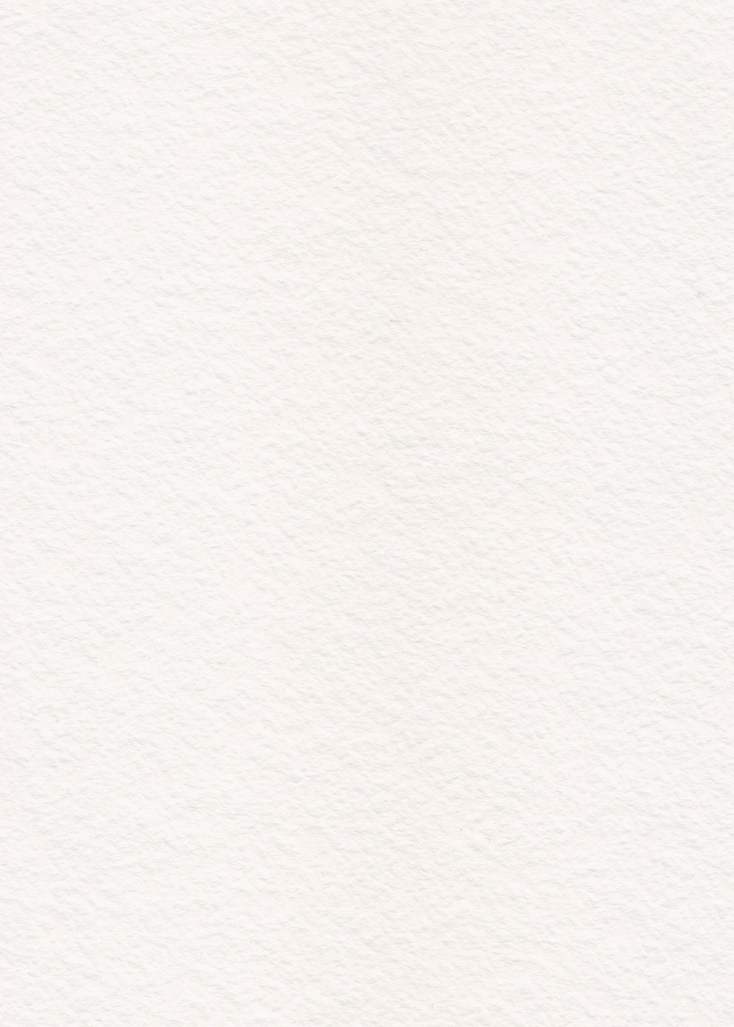
#> input picture refs/texturas/tex3-white.jpg, 2200 x 3080 px (shown at 1/3 size)
$ python procesar.py
#> lines starting #> are read from the running program, lines starting #| are printed output that depends on the picture
# -*- coding: utf-8 -*-
"""Tinta texturas reales de papel a la paleta de la boda, manteniendo la textura."""
from PIL import Image, ImageOps, ImageEnhance
import os

OUT = "C:/Users/aleja/boda-laura-y-jorge/public"
os.makedirs(OUT, exist_ok=True)

def hx(h):
    h = h.lstrip("#")
    return tuple(int(h[i:i+2], 16) for i in (0, 2, 4))

# Paleta
CREAM    = hx("f5f0e7")
BEIGE    = hx("d9ccb3")
OLIVE    = hx("56644a")
OLIVE_D  = hx("3d4735")
INK      = hx("3b3028")

def duotone(gray, shadow, mid, light):
    """Mapea gris -> duotono de 3 puntos (0, 128, 255)."""
    # construye LUT interpolando shadow->mid->light
    lut_r, lut_g, lut_b = [], [], []
    for i in range(256):
        if i < 128:
            t = i / 128.0
            r = shadow[0] + (mid[0]-shadow[0])*t
            g = shadow[1] + (mid[1]-shadow[1])*t
            b = shadow[2] + (mid[2]-shadow[2])*t
        else:
            t = (i-128) / 127.0
            r = mid[0] + (light[0]-mid[0])*t
            g = mid[1] + (light[1]-mid[1])*t
            b = mid[2] + (light[2]-mid[2])*t
        lut_r.append(int(r)); lut_g.append(int(g)); lut_b.append(int(b))
    return gray.point(lut_r*1), gray.point(lut_g), gray.point(lut_b)

def tint(src, out_name, shadow, mid, light, contrast=1.0, size=None):
#> called with src = 'tex3-white.jpg', out_name = 'paper-linen.jpg', shadow = (217, 204, 179), mid = (245, 240, 231), light = (251, 247, 240), contrast = 0.85, size = (1400, 1980)
    img = Image.open(src).convert("L")
    if contrast != 1.0:
        img = ImageEnhance.Contrast(img).enhance(contrast)
    # normaliza histograma suavemente
    img = ImageOps.autocontrast(img, cutoff=1)
    r, g, b = duotone(img, shadow, mid, light)
    out = Image.merge("RGB", (r, g, b))
    if size:
        out = out.resize(size, Image.LANCZOS)
#> out: PIL image 1400x1980 RGB
    path = os.path.join(OUT, out_name)
    out.save(path, "JPEG", quality=88, optimize=True)
    print(f"  {out_name}  {out.size}  {os.path.getsize(path)//1024}KB")
#|   paper-linen.jpg  (1400, 1980)  520KB

print("Generando texturas tintadas...")

# 1. Fondo principal de las cards — crema limpio (base: acuarela tex3)
tint("tex3-white.jpg", "paper-linen.jpg",
     shadow=BEIGE, mid=CREAM, light=hx("fbf7f0"),
     contrast=0.85, size=(1400, 1980))

# 2. Papel envejecido — para hero / detalles (base: pergamino tex1)
tint("tex1-parchment.jpg", "paper-aged.jpg",
     shadow=hx("c9b896"), mid=hx("ede4d2"), light=hx("f7f1e6"),
     contrast=0.95, size=(1400, 1980))
#> call 2 of tint, with src = 'tex1-parchment.jpg', out_name = 'paper-aged.jpg', shadow = (201, 184, 150), mid = (237, 228, 210), light = (247, 241, 230), contrast = 0.95, size = (1400, 1980)
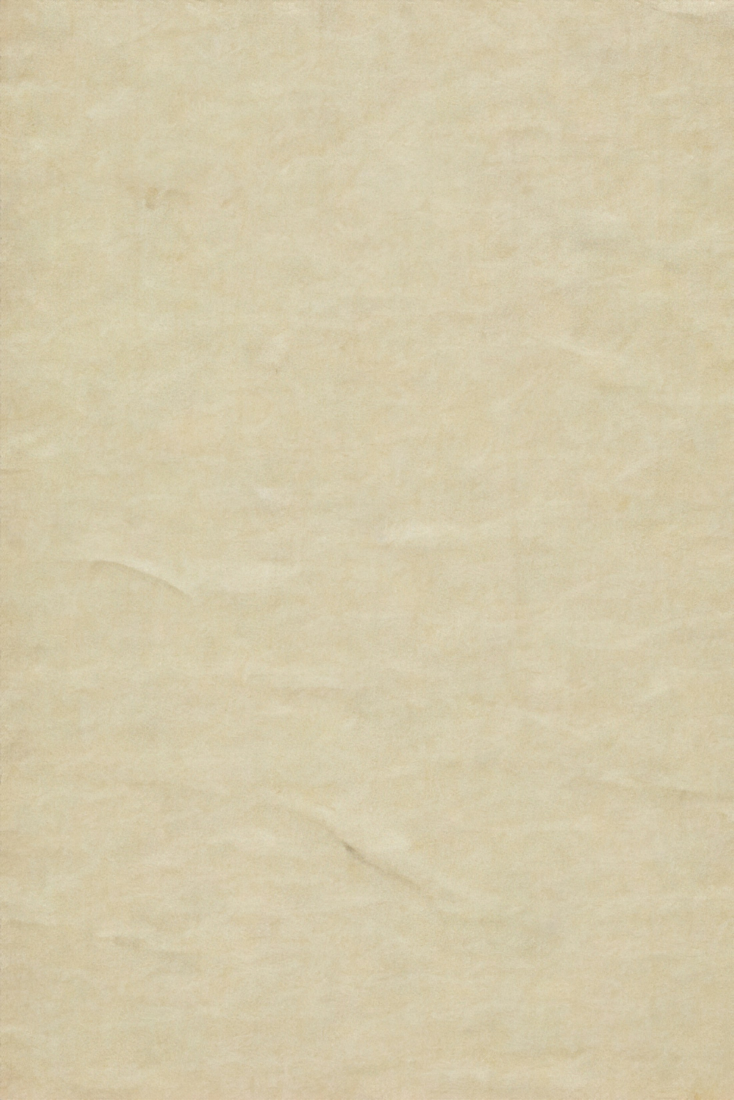
#> input picture refs/texturas/tex1-parchment.jpg, 2200 x 3300 px (shown at 1/3 size)
#|   paper-aged.jpg  (1400, 1980)  533KB

# 3. Fibras visibles cálidas (base: fibras tex2)
tint("tex2-beige.jpg", "paper-fiber.jpg",
     shadow=hx("cdbfa2"), mid=hx("e8ddc8"), light=hx("f4eee2"),
     contrast=1.0, size=(1400, 1980))
#> call 3 of tint, with src = 'tex2-beige.jpg', out_name = 'paper-fiber.jpg', shadow = (205, 191, 162), mid = (232, 221, 200), light = (244, 238, 226), contrast = 1, size = (1400, 1980)
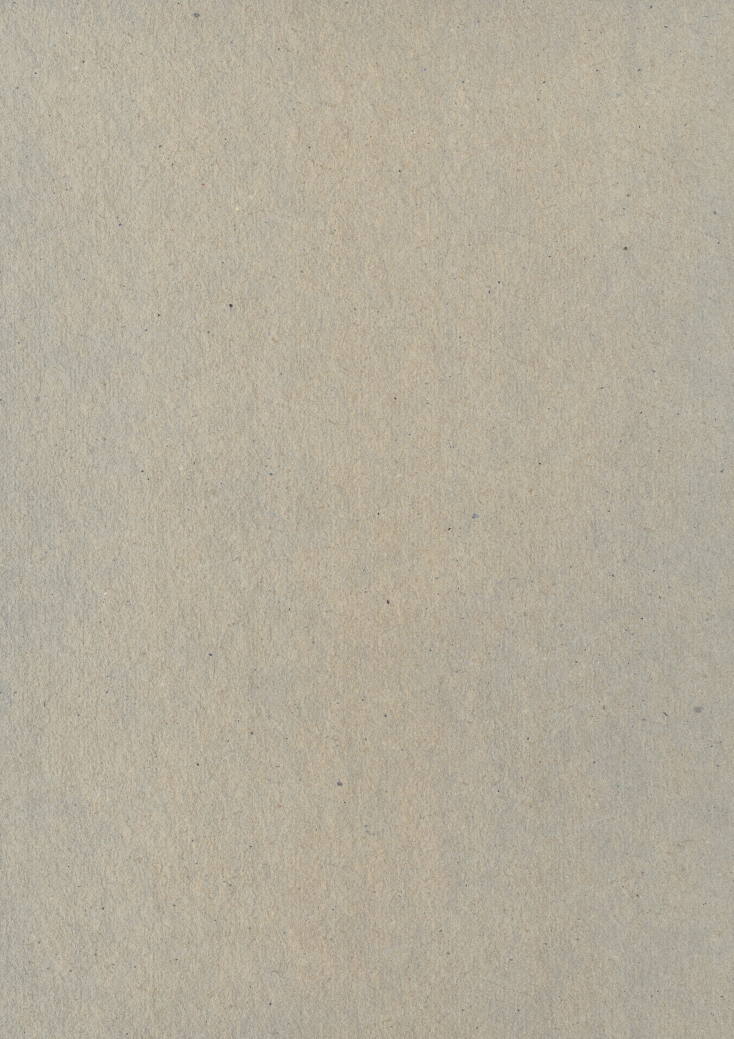
#> input picture refs/texturas/tex2-beige.jpg, 2200 x 3115 px (shown at 1/3 size)
#> in tint (call 3), `r, g, b = duotone(img, shadow, mid, light)`:
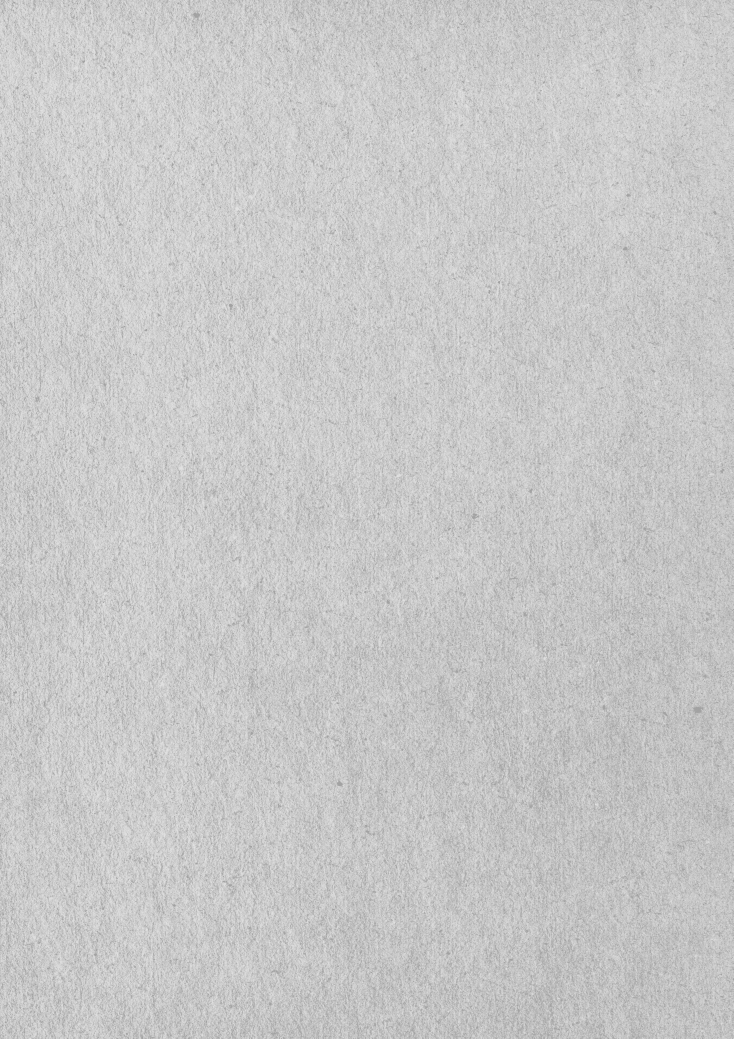
#> b: PIL image 2200x3115 L (shown at 1/3 size); min 162, max 226, mean 200.2
#> in tint (call 3), `out = Image.merge("RGB", (r, g, b))`:
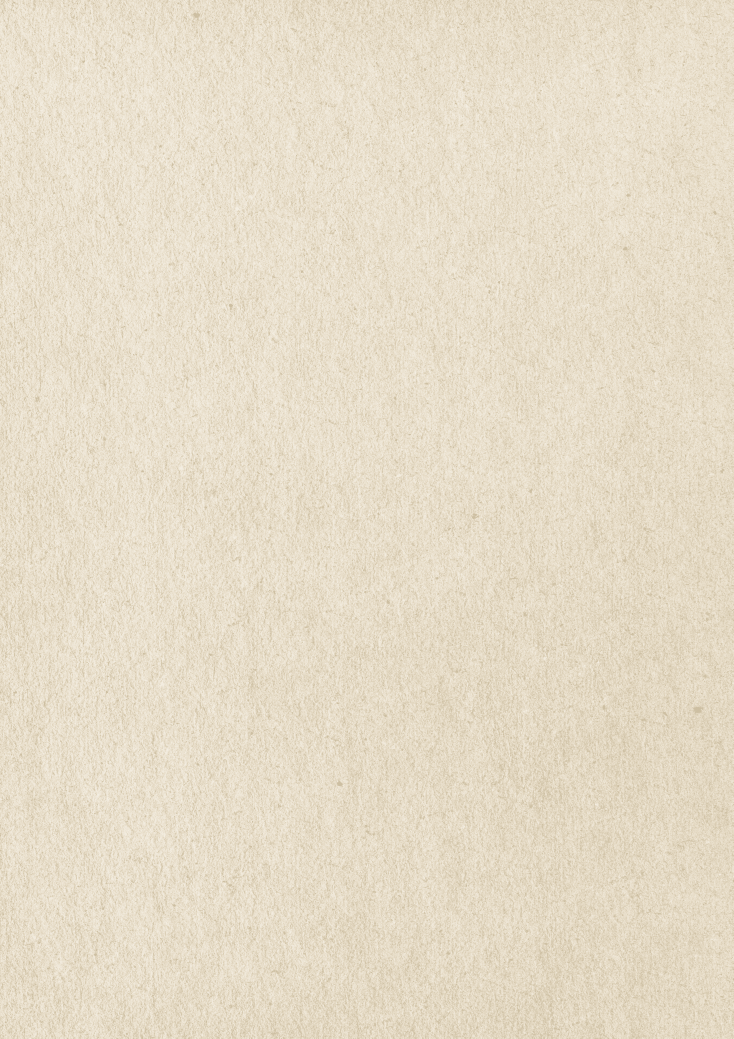
#> out: PIL image 2200x3115 RGB (shown at 1/3 size); mean R, G, B 230.5, 220.3, 200.2
#|   paper-fiber.jpg  (1400, 1980)  683KB

# 4. Papel olivo (para las cards oscuras)
tint("tex3-white.jpg", "paper-olive.jpg",
     shadow=OLIVE_D, mid=OLIVE, light=hx("67765a"),
     contrast=1.05, size=(1400, 1980))
#> call 4 of tint, with src = 'tex3-white.jpg', out_name = 'paper-olive.jpg', shadow = (61, 71, 53), mid = (86, 100, 74), light = (103, 118, 90), contrast = 1.05, size = (1400, 1980)
#> in tint (call 4), `r, g, b = duotone(img, shadow, mid, light)`:
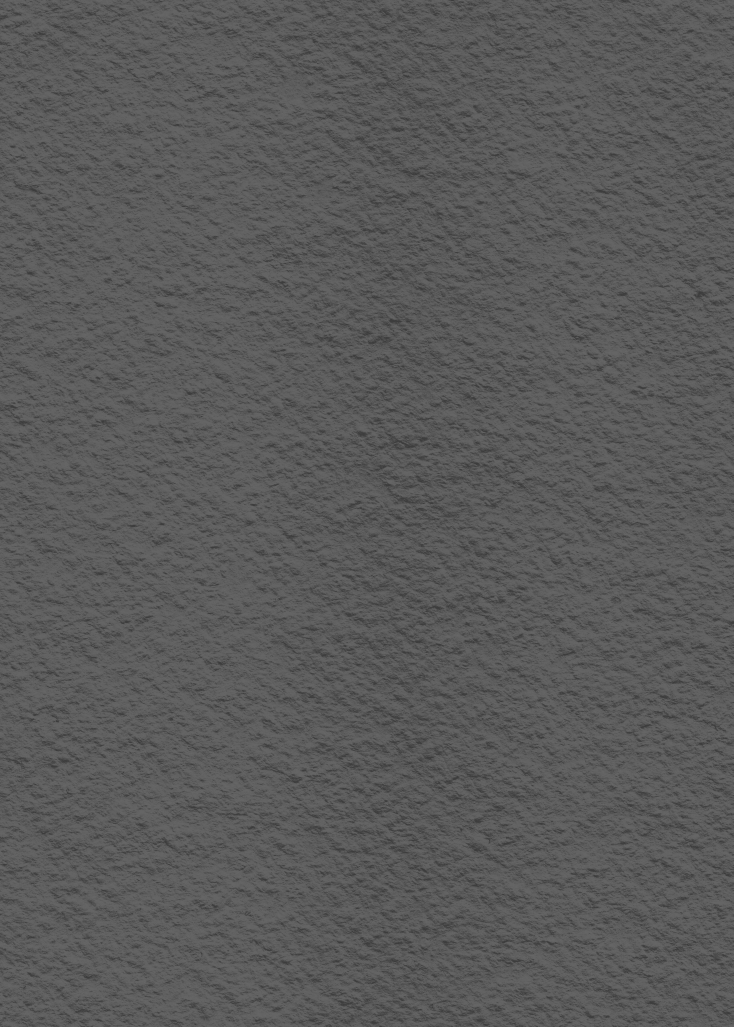
#> r: PIL image 2200x3080 L (shown at 1/3 size); min 61, max 103, mean 89.9
#|   paper-olive.jpg  (1400, 1980)  593KB

print("Listo.")
